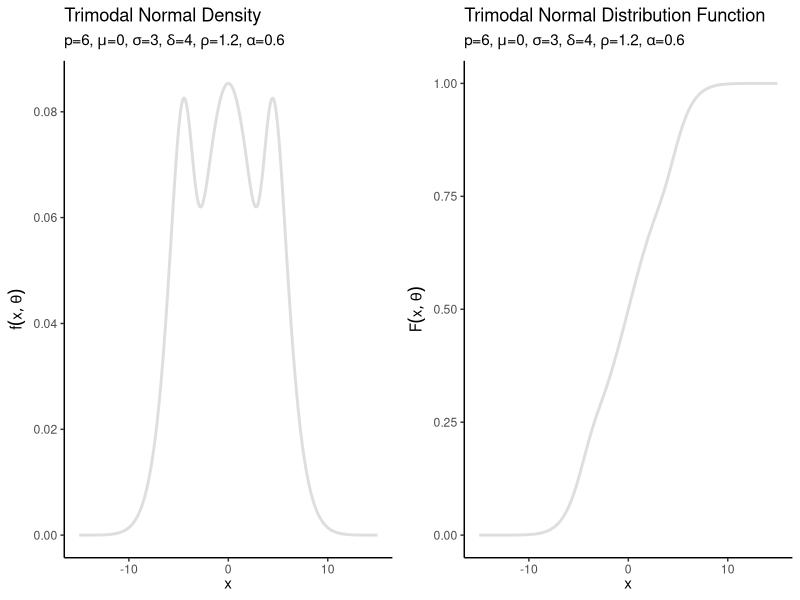

Here is the R script that generated this plot:
#----------------------------------PACKAGES--------------------------------------
if(!require(hypergeo)){install.packages('hypergeo')} # (fornece a func¸˜ao hipergeom´etrica)
if(!require(pracma)){install.packages('pracma')} # (fornece as duas formas da func¸˜ao gama incompleta)
if(!require(gridExtra)){install.packages('gridExtra')}
if(!require(ggplot2)){install.packages('ggplot2')}

library(hypergeo)
library(pracma)
library(ggplot2)
library(gridExtra)
#-----------------------------ASSISTANT FUNCTIONS--------------------------------
gama.inc <- function(x,p){gamma(p)*pgamma(x,p,1,lower=TRUE)}

# func¸˜ao gama incompleta inferior regularizada, nome "T" para bater com o paper
T <- function(x,alfa,p){ gama.inc(x^2/alfa^2,p) / gamma(p)}

# fator normalizante
z.theta <- function(rho,delta,sigma,alfa,p){
  (rho+delta)*sigma - ((2*delta*sigma*alfa*gamma(p+1/2))/(sqrt(2*pi)*gamma(p))) * hypergeo(1/2,p+1/2,3/2,-(alfa^2)/2)
}

# func¸˜ao I(u;a,b,c)
Int <- function(u,a,b,c){
  integral(f= function(x){erf(a*x)*(x^b)*exp(- c^2 * x^2)}, xmin=0, xmax=u)
}

Int <- Vectorize(Int)

#-----------------------------TRIMODAL DENSITY--------------------------------
# densidade trimodal com g(x)=phi(x) (normal trimodal)
trimodal.normal <- function(x,p,mu,sigma,alfa,rho,delta){
  (1/z.theta(rho,delta,sigma,alfa,p)) * (rho + delta * T( (x-mu)/sigma, alfa, p) ) * dnorm((x-mu)/sigma, mean=0, sd=1)
}

#----------------------CUMULATIVE DISTRIBUTION FUNCTION-------------------------
trimodal.normal.FDA <- function(x,p,mu,sigma,alfa,rho,delta){
  if(x<mu){ as.numeric( sigma/z.theta(rho,delta,sigma,alfa,p)
                        * (rho + delta*T((x-mu)/sigma, alfa, p)) * pnorm((x-mu)/sigma) +
                          delta*sigma/z.theta(rho,delta,sigma,alfa,p) * ( 1/2 - ((alfa*gamma(p+1/2))
                                                                                 / (sqrt(2*pi) * gamma(p))) * hypergeo(1/2,p+1/2,3/2,-(alfa^2)/2) ) -
                          delta*sigma/z.theta(rho,delta,sigma,alfa,p) * ( (1/2)
                                                                          * T((x-mu)/sigma, alfa, p) - (1/gamma(p))
                                                                          * Int(((mu-x)/(alfa*sigma)), alfa/sqrt(2), 2*p-1, 1) ) )
  } else { as.numeric( sigma/z.theta(rho,delta,sigma,alfa,p)
                       * (rho + delta*T((x-mu)/sigma, alfa, p)) * pnorm((x-mu)/sigma) +
                         delta*sigma/z.theta(rho,delta,sigma,alfa,p)
                       * ( 1/2 - ((alfa*gamma(p+1/2)) / (sqrt(2*pi) * gamma(p)))
                           * hypergeo(1/2,p+1/2,3/2,-(alfa^2)/2) ) -
                         delta*sigma/z.theta(rho,delta,sigma,alfa,p)
                       * ( (1/2) * T((x-mu)/sigma, alfa, p) + (1/gamma(p))
                           * Int(((x-mu)/(alfa*sigma)), alfa/sqrt(2), 2*p-1, 1) ) )
  } }

trimodal.normal.FDA = Vectorize(trimodal.normal.FDA)

#--------------------------------CHARTS---------------------------------------
# func¸˜oes para gerar os gr´aficos, em vez de repetir c´odigos
grafico.densidade <- function(p,
                              mu,
                              sigma,
                              delta,
                              rho,
                              alfa,
                              lwd,
                              colour,
                              titulo=titulo,
                              xtitulo=expression(x),
                              ytitulo=expression(f(x,theta)), 
                              subtitle=subtitle){
  df <- data.frame(x=seq(-15,15,0.05),
                   y=as.numeric(trimodal.normal(seq(-15,15,0.05),
                                                p=p,
                                                mu=mu,
                                                sigma=sigma,
                                                delta=delta,
                                                rho=rho,
                                                alfa=alfa)))
  ggplot(df,aes(x,y)) +
    geom_line(lwd=lwd, colour=colour,alpha=0.5) +
    theme_classic() +
    labs(title = titulo,
         subtitle=subtitle,
         x = xtitulo,
         y = ytitulo)
}

grafico.fda <- function(p,mu,sigma,delta,rho,alfa,lwd,colour,titulo=titulo,
xtitulo=expression(x),ytitulo=expression(F(x,theta)), subtitle=subtitle){
  df <- data.frame(x=seq(-15,15,0.05),
        y=as.numeric(trimodal.normal.FDA(seq(-15,15,0.05), p=p,mu=mu,
        sigma=sigma, delta=delta, rho=rho, alfa=alfa)))
  
  ggplot(df,aes(x,y)) +
    geom_line(lwd=lwd, colour=colour,alpha=0.5) +
    theme_classic() +
    labs(title = titulo,
         subtitle=subtitle,
         x = xtitulo,
         y = ytitulo)
}

#-------------------------------TRIMODAIS---------------------------------------
g1.densidade = grafico.densidade(p=6,
                  mu=0,
                  sigma=3,
                  delta=4,
                  rho=1.2,
                  alfa=0.6,
                  lwd=1,
                  colour='gray',
                  titulo='Trimodal Normal Density',
                  subtitle=expression(
                    paste(p,'=6, ',mu,'=0, ',sigma,'=3, ', delta,'=4, ',rho,'=1.2, ',alpha,'=0.6')))  

g1.fda <- grafico.fda(p=6,mu=0,sigma=3,delta=4,rho=1.2,alfa=0.6,lwd=1,colour='gray',
                      titulo='Trimodal Normal Distribution Function',
                      subtitle=expression(paste(p,'=6, ',mu,'=0, ',sigma,
                                                '=3, ',delta,'=4, ',rho,'=1.2, ',alpha,'=0.6')))

trimodal = grid.arrange(g1.densidade, g1.fda, nrow=1, ncol=2)

#ggsave('trimodal.pdf', plot=trimodal4, device = cairo_pdf, 
#       path = 'C:\\Users\\04291229186\\Desktop', dpi = 'retina', width=30, height=18, units='cm' )
